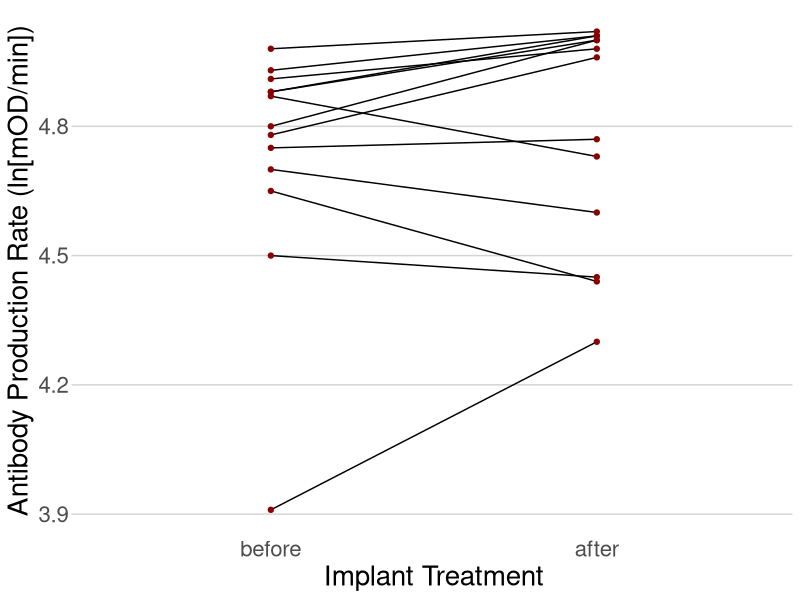

The R source for this figure:
## Chapter 12

# Example 12.2

data <- data.frame(
    id_num = c(1, 4, 5, 6, 9, 10, 15, 16, 17, 19, 20, 23, 24),
    bef_aft = c(rep("before", 13), rep("after", 13), rep("difference", 13)),
    values = c(4.65, 3.91, 4.91, 4.50, 4.80, 4.88, 4.88, 4.78, 4.98, 4.87, 4.75, 
               4.70, 4.93, 4.44, 4.30, 4.98, 4.45, 5.00, 5.00, 5.01, 4.96, 5.02, 
               4.73, 4.77, 4.60, 5.01, -0.21, 0.39, 0.07, -0.05, 0.20, 0.12, 
               0.13, 0.18, 0.04, -0.14, 0.02, -0.10, 0.08)
)

library(ggplot2)

ggplot(data[data$bef_aft != "difference", ], 
       aes(x = factor(bef_aft, levels = c("before", "after")), y = values, 
           group = id_num)) + 
    geom_line() + 
    geom_point(color = "dark red") + 
    xlab("Implant Treatment") + 
    ylab("Antibody Production Rate (ln[mOD/min])") + 
    theme(panel.background = element_blank(), 
          panel.grid.major.y = element_line(color = "light gray"),
          panel.grid.major.x = element_blank(),
          axis.ticks.x = element_blank(),
          axis.ticks.y = element_line(color = "light gray"),
          text = element_text(size = 20))
